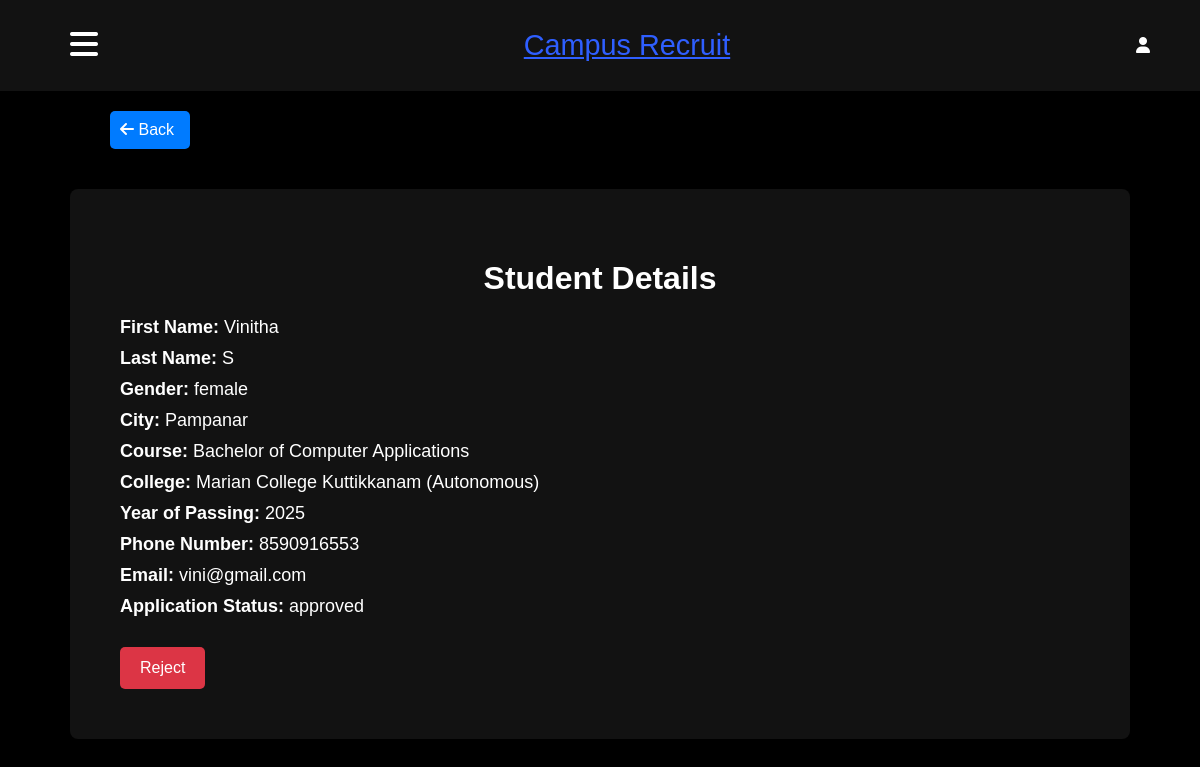
/Company/studentDetails.php?student_id=4&application_id=1014 (signed in), run on the app's committed database.
### tables this page shows
CREATE TABLE `student_details` (
  `student_id` int(11) NOT NULL,
  `First_name` varchar(255) NOT NULL,
  `Last_name` varchar(255) NOT NULL,
  `Gender` enum('male','female','others') NOT NULL,
  `City` varchar(255) NOT NULL,
  `Course` varchar(255) NOT NULL,
  `College` varchar(255) NOT NULL,
  `Year_of_passing` varchar(4) NOT NULL,
  `PhoneNum` varchar(255) NOT NULL,
  `account_email` varchar(255) NOT NULL,
  `date_of_joined` timestamp NOT NULL DEFAULT current_timestamp(),
  `approval` enum('approved','pending','rejected') DEFAULT 'pending'
);

CREATE TABLE `application` (
  `application_id` int(11) NOT NULL,
  `student_id` int(11) NOT NULL,
  `company_id` int(11) NOT NULL,
  `job_id` int(11) NOT NULL,
  `application_date` date DEFAULT curdate(),
  `application_status` enum('pending','approved','rejected') NOT NULL DEFAULT 'pending'
);

### Company/studentDetails.php (the view, shortened to what this page needs)
<?php
    include "connection.php";
    $student_id = $_GET['student_id'];
    $application_id = $_GET['application_id'];
    $stmt = $conn->prepare("SELECT * FROM student_details WHERE student_id = ?");
    $stmt->bind_param("i", $student_id);
    $stmt->execute();
    $student = $stmt->get_result()->fetch_assoc();
    $stmt = $conn->prepare("SELECT application_status FROM application WHERE application_id = ?");
    $stmt->bind_param("i", $application_id);
    $stmt->execute();
    $application = $stmt->get_result()->fetch_assoc();
?>
<!DOCTYPE html>
<html lang="en">
<head>
    <link rel="stylesheet" href="https://cdnjs.cloudflare.com/ajax/libs/font-awesome/6.6.0/css/all.min.css">
</head>
<body>
<div class="main-container">
    <div class="header">
        <button class="menu-btn" onclick="toggleSidebar()">
            <i class="fas fa-bars"></i>
        </button>
        <a href="#" class="logo">Campus Recruit</a>
        <div class="profile-container">
            <i class="fas fa-user" id="profile" onclick="toggleProfileMenu()"></i>
        </div>
    </div>
    <a href="application.php" class="back-btn"><i class="fas fa-arrow-left"></i> Back</a>
    <div class="container">
        <h1>Student Details</h1>
        <div class="details">
            <p><strong>First Name:</strong> <?= htmlspecialchars($student['First_name']); ?></p>
            <p><strong>Last Name:</strong> <?= htmlspecialchars($student['Last_name']); ?></p>
            <p><strong>Gender:</strong> <?= htmlspecialchars($student['Gender']); ?></p>
            <p><strong>City:</strong> <?= htmlspecialchars($student['City']); ?></p>
            <p><strong>Course:</strong> <?= htmlspecialchars($student['Course']); ?></p>
            <p><strong>College:</strong> <?= htmlspecialchars($student['College']); ?></p>
            <p><strong>Year of Passing:</strong> <?= htmlspecialchars($student['Year_of_passing']); ?></p>
            <p><strong>Phone Number:</strong> <?= htmlspecialchars($student['PhoneNum']); ?></p>
            <p><strong>Email:</strong> <?= htmlspecialchars($student['account_email']); ?></p>
            <p><strong>Application Status:</strong> <?= htmlspecialchars($application['application_status']); ?></p>
        </div>
        <div class="actions">
            <?php if ($application['application_status'] !== 'rejected'): ?>
                <form method="POST">
                    <button class="rejected" type="submit">Reject</button>
                </form>
            <?php endif; ?>
        </div>
    </div>
</div>
</body>
</html>

### Company/studentDetails.php (style rules this page uses)
body { font-family: Arial, sans-serif; background-color: #000; color: #fff; margin: 0; padding: 0; scroll-behavior: smooth; }
.main-container { width: 100%; height: 100vh; display: flex; flex-direction: column; }
.header { background-color: #121212; padding: 15px 50px; display: flex; justify-content: space-between; align-items: center; color: #fff; }
.logo { font-size: 1.8rem; color: #2f5fff; }
.menu-btn { background: none; border: none; color: #fff; font-size: 2rem; }
.profile-container { position: relative; }
.container { padding: 50px; background-color: #121212; margin: 20px auto; width: 80%; box-shadow: 0 4px 8px rgba(0, 0, 0, 0.5); border-radius: 8px; }
.container h1 { text-align: center; margin-bottom: 20px; }
.details p { font-size: 18px; margin: 10px 0; }
.actions { margin-top: 30px; display: flex; justify-content: space-between; }
button { padding: 12px 20px; font-size: 16px; border: none; cursor: pointer; border-radius: 5px; transition: background-color 0.3s; }
.rejected { background-color: #dc3545; color: #fff; }
.back-btn { color: white; text-decoration: none; background-color: #007bff; border-radius: 5px; margin:20px; padding:10px; margin-left: 110px; font-size: 16px; width:60px; text-decoration: none; }

### data on the page
student_details: First_name "Vinitha", Last_name "S", Gender "female", City "Pampanar", Course "Bachelor of Computer Applications", College "Marian College Kuttikkanam (Autonomous)", Year_of_passing "2025", PhoneNum "8590916553", account_email "vini@gmail.com"
application: application_status "approved"
